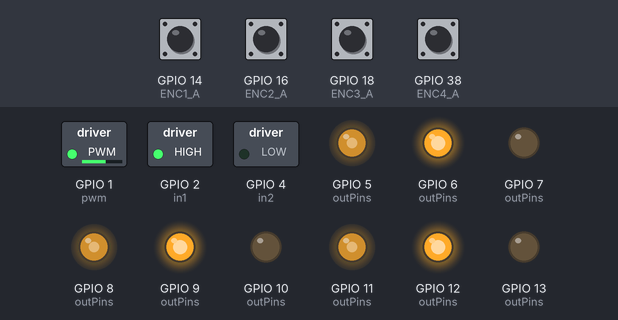
This sketch was run on a simulated ESP32-S3. On the bench: switched loads named in the sketch (green lamp = pin HIGH), output pins drawn as LEDs (lit = HIGH). Inputs (shaded band) come from the test bench; at power-on: GPIO 14 (ENC1_A), GPIO 16 (ENC2_A), GPIO 18 (ENC3_A), GPIO 38 (ENC4_A) HIGH. What the sketch prints to the serial monitor is not drawn.

Above: at 0.1 s.
Timing chart, 0 to 1.6 s (numbered marks = the images above):
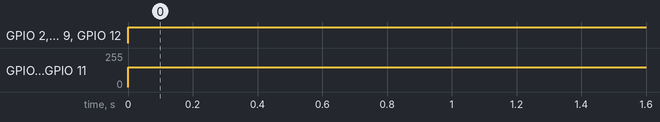

The sketch:

ESP32S3_4Motor_Control.ino
```cpp
// ==========================================
// ESP32-S3 + 4 Encoder Motors + 2x L298N
// High-Performance PWM & Encoder Version
// ==========================================

// ---------- MOTOR 1 & 2 (L298N #1) ----------
const int M1_PWM = 1;
const int M1_IN1 = 2;
const int M1_IN2 = 4;

const int M2_PWM = 5;
const int M2_IN1 = 6;
const int M2_IN2 = 7;

// ---------- MOTOR 3 & 4 (L298N #2) ----------
const int M3_PWM = 8;
const int M3_IN1 = 9;
const int M3_IN2 = 10;

const int M4_PWM = 11;
const int M4_IN1 = 12;
const int M4_IN2 = 13;

// ---------- ENCODER PINS ----------
const int ENC1_A = 14; const int ENC1_B = 15;
const int ENC2_A = 16; const int ENC2_B = 17;
const int ENC3_A = 18; const int ENC3_B = 21;
const int ENC4_A = 38; const int ENC4_B = 39;

// ---------- ENCODER COUNTS ----------
volatile long encCount[4] = {0, 0, 0, 0};

// ---------- INTERRUPTS ----------
void IRAM_ATTR readEnc1() { (digitalRead(ENC1_A) == digitalRead(ENC1_B)) ? encCount[0]++ : encCount[0]--; }
void IRAM_ATTR readEnc2() { (digitalRead(ENC2_A) == digitalRead(ENC2_B)) ? encCount[1]++ : encCount[1]--; }
void IRAM_ATTR readEnc3() { (digitalRead(ENC3_A) == digitalRead(ENC3_B)) ? encCount[2]++ : encCount[2]--; }
void IRAM_ATTR readEnc4() { (digitalRead(ENC4_A) == digitalRead(ENC4_B)) ? encCount[3]++ : encCount[3]--; }

void setup() {
  Serial.begin(115200);

  // Motor Pins Setup
  int outPins[] = {M1_PWM, M1_IN1, M1_IN2, M2_PWM, M2_IN1, M2_IN2,
                   M3_PWM, M3_IN1, M3_IN2, M4_PWM, M4_IN1, M4_IN2};
  for(int p : outPins) pinMode(p, OUTPUT);

  // Encoder Pins Setup
  int inPins[] = {ENC1_A, ENC1_B, ENC2_A, ENC2_B, ENC3_A, ENC3_B, ENC4_A, ENC4_B};
  for(int p : inPins) pinMode(p, INPUT_PULLUP);

  // Attach Interrupts
  attachInterrupt(digitalPinToInterrupt(ENC1_A), readEnc1, CHANGE);
  attachInterrupt(digitalPinToInterrupt(ENC2_A), readEnc2, CHANGE);
  attachInterrupt(digitalPinToInterrupt(ENC3_A), readEnc3, CHANGE);
  attachInterrupt(digitalPinToInterrupt(ENC4_A), readEnc4, CHANGE);

  Serial.println("ESP32-S3 4-Motor System: INITIALIZED");
}

void setMotor(int m, int speed) {
  int pwm, in1, in2;
  if(m==0) { pwm=M1_PWM; in1=M1_IN1; in2=M1_IN2; }
  else if(m==1) { pwm=M2_PWM; in1=M2_IN1; in2=M2_IN2; }
  else if(m==2) { pwm=M3_PWM; in1=M3_IN1; in2=M3_IN2; }
  else { pwm=M4_PWM; in1=M4_IN1; in2=M4_IN2; }

  analogWrite(pwm, abs(speed));
  digitalWrite(in1, speed > 0);
  digitalWrite(in2, speed < 0);
}

void loop() {
  // Test: All motors forward at medium speed
  for(int i=0; i<4; i++) setMotor(i, 150);

  // Debug Print
  Serial.printf("M1:%ld | M2:%ld | M3:%ld | M4:%ld\n", encCount[0], encCount[1], encCount[2], encCount[3]);
  delay(100);
}
```

Measured:
- by itself, GPIO 2 (in1), GPIO 6 (outPins), GPIO 9 (outPins), GPIO 12 (outPins): LOW → HIGH at 0.00 s
- by itself, GPIO 5 (outPins), GPIO 8 (outPins), GPIO 11 (outPins): 0/255 → 150/255 at 0.00 s
